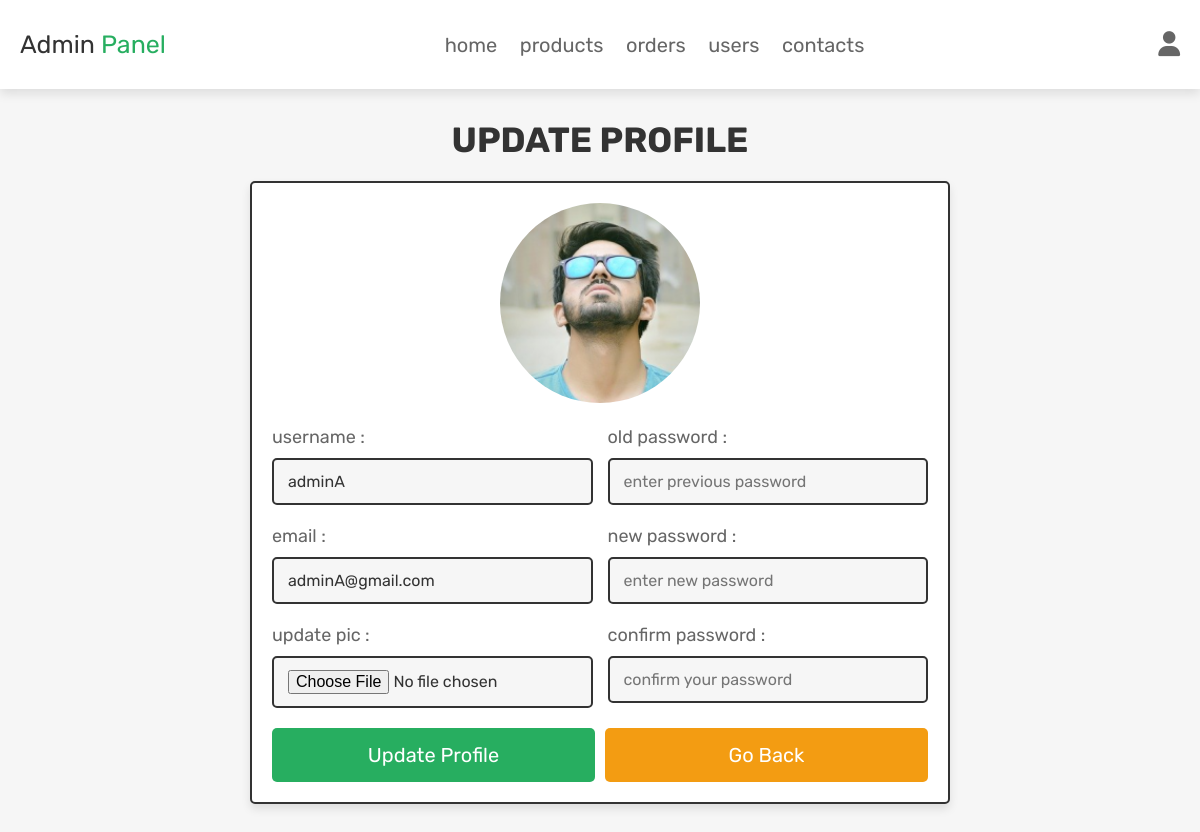
The app's page /admin_update_profile.php (signed in) with its own data.
### tables this page shows
CREATE TABLE `users` (
  `id` int(100) NOT NULL,
  `name` varchar(100) NOT NULL,
  `email` varchar(100) NOT NULL,
  `password` varchar(100) NOT NULL,
  `user_type` varchar(20) NOT NULL DEFAULT 'user',
  `image` varchar(100) NOT NULL
);

### admin_update_profile.php (the view, shortened to what this page needs)
<?php
require('./connect.php');
?>
<!DOCTYPE html>
<html lang="en">
<head>
    <link rel="stylesheet" href="https://cdnjs.cloudflare.com/ajax/libs/font-awesome/6.5.1/css/all.min.css">
    <link rel="stylesheet" href="./assets/css/admin_style.css">
</head>
<body>
<?php require('./admin_header.php'); ?>
<section class="update-profile">
    <h1 class="title">update profile</h1>
    <form action="" method="post" enctype="multipart/form-data">
       <img src="./assets/uploaded_img/<?= $fetch_users['image']; ?>" alt="">
        <div class="flex">
            <div class="inputBox">
                <span>username : </span>
                <input type="text" name="name" class="box" placeholder="update username"
                value="<?= $fetch_users['name']; ?>">
                <span>email : </span>
                <input type="email" name="email" class="box" placeholder="update email"
                value="<?= $fetch_users['email']; ?>">
                <span>update pic : </span>
                <input type="file" name="image" class="box" accept="image/png, image/jpeg, image/jpg">
            </div>
            <div class="inputBox">
                <span>old password : </span>
                <input type="password" name="prev_pass" class="box" placeholder="enter previous password">
                <span>new password : </span>
                <input type="password" name="new_pass" class="box" placeholder="enter new password">
                <span>confirm password : </span>
                <input type="password" name="cpass" class="box" placeholder="confirm your password">
            </div>
        </div>
        <div class="flex-btn">
            <input type="submit" name="update_profile" class="btn" value="update profile">
            <a href="./admin_page.php" class="option-btn">go back</a>
        </div>
    </form>
</section>
</body>
</html>

### assets/css/admin_style.css (style rules this page uses)
:root { --green: #27ae60; --orange: #f39c12; --red: #e74c3c; --black: #333; --light-color: #666; --white: #fff; --light-bg: #f6f6f6; --border: 0.2rem solid var(--black); --box-shadow: 0 0.5rem 1rem rgba(0, 0, 0, 0.1); }
* { font-family: "Rubik", sans-serif; margin: 0; padding: 0; box-sizing: border-box; text-decoration: none; outline: 0; border: 0; }
body { background: var(--light-bg); }
html { font-size: 62.5%; overflow-x: hidden; scroll-behavior: smooth; scroll-padding-top: 6.5rem; }
section { max-width: 1200px; margin: 0 auto; padding: 3rem 2rem; }
.btn, .delete-btn, .option-btn { display: block; width: 100%; padding: 1.5rem 3rem; font-size: 2rem; color: var(--white); margin-top: 1rem; border-radius: 0.5rem; cursor: pointer; text-transform: capitalize; text-align: center; }
.btn { background: var(--green); }
.option-btn { background: var(--orange); }
.flex-btn { display: flex; gap: 1rem; }
.title { font-size: 3.5rem; color: var(--black); text-transform: uppercase; margin-bottom: 2rem; text-align: center; }
.update-profile form { padding: 2rem; max-width: 70rem; margin: 0 auto; background: var(--white); border: var(--border); border-radius: 0.5rem; box-shadow: var(--box-shadow); text-align: center; }
.update-profile form .flex { display: flex; gap: 1.5rem; flex-wrap: wrap; align-items: flex-start; }
.update-profile form img { width: 20rem; height: 20rem; object-fit: cover; margin-bottom: 1rem; border-radius: 50%; }
.update-profile form .inputBox { text-align: left; flex: 1 1 30rem; }
.update-profile form .inputBox span { display: block; padding-top: 1rem; font-size: 1.8rem; color: var(--light-color); }
.update-profile form .inputBox .box { width: 100%; padding: 1.2rem 1.4rem; font-size: 1.6rem; color: var(--black); border: var(--border); border-radius: 0.5rem; background: var(--light-bg); margin: 1rem 0; }

### records on screen
users: image (picture), name "adminA", email "adminA@gmail.com"
